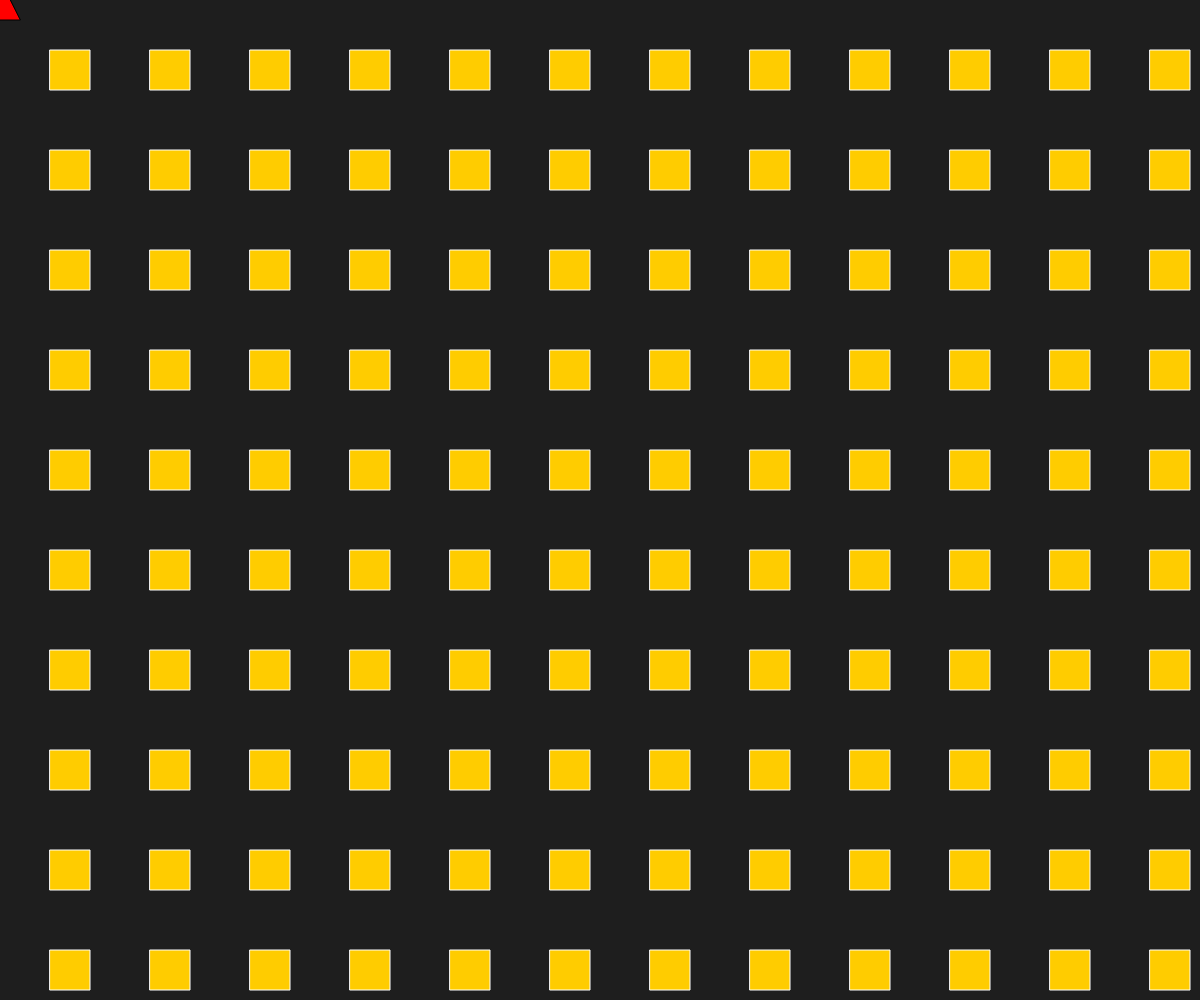
Frame 1 (no input)
Frame 60 (no input): identical to frame 1, image omitted
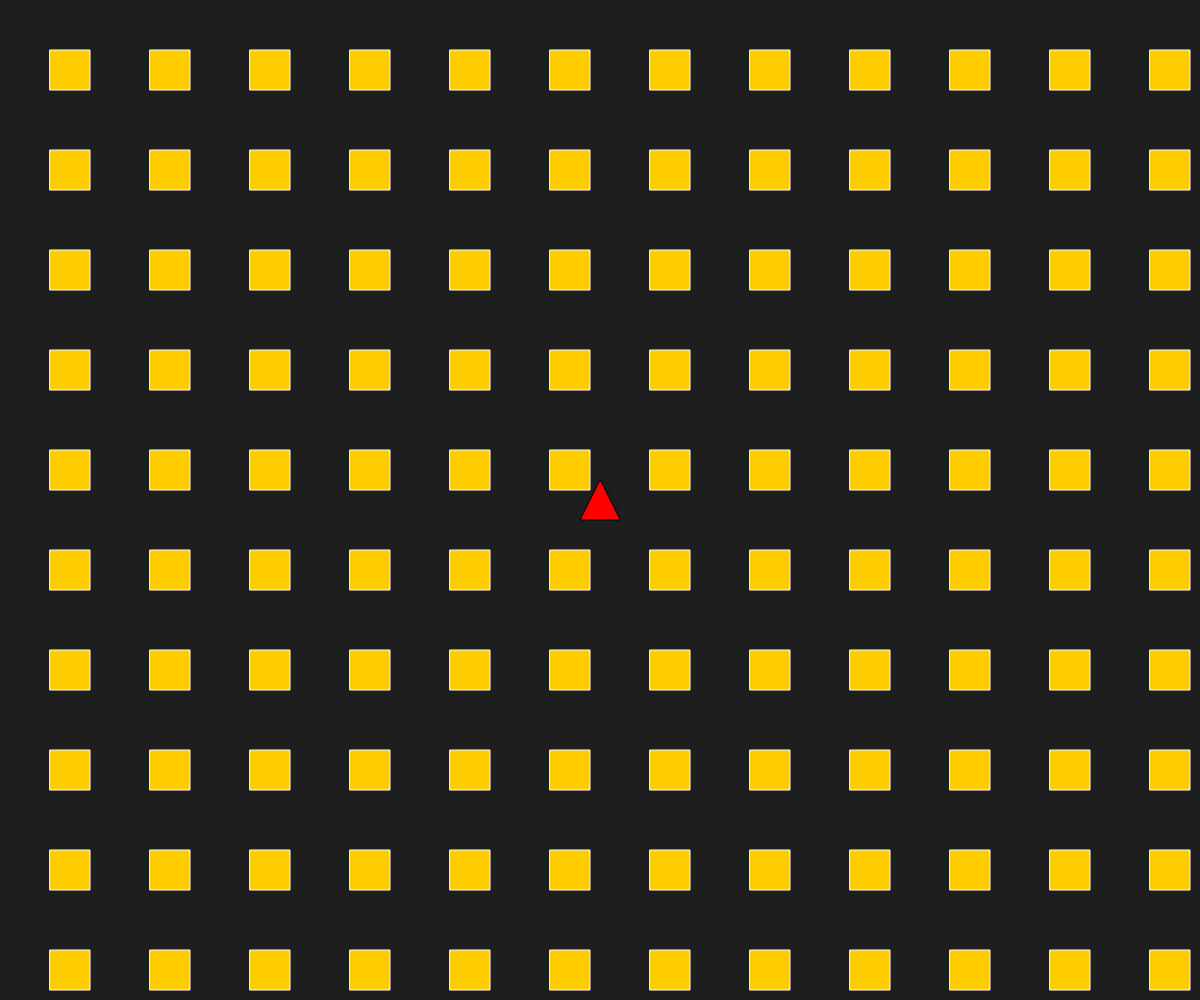
Frame 120 (the mouse pressed at the canvas centre since frame 60)

The p5.js sketch that drew these frames (run headless with seeded random() and noise() and a simulated clock; from frame 60 on, the mouse is pressed at the canvas centre):

// p5.js sketch
// ── sketch.js
function setup() {
    createCanvas(windowWidth, windowHeight);
    background(30, 30, 30); // Dark background for contrast
}

function draw() {
    background(30, 30, 30); // Clear the background every frame

    // Pattern of yellow squares
    fill(255, 204, 0); // Yellow fill color
    stroke(255); // White stroke
    for (let x = 50; x < width; x += 100) {
        for (let y = 50; y < height; y += 100) {
            rect(x, y, 40, 40); // Drawing squares in a grid
        }
    }

    // Red triangle follows the mouse
    fill('red'); 
    stroke('black');
    triangle(
        mouseX, mouseY - 20,  // Top point
        mouseX - 20, mouseY + 20, // Bottom left
        mouseX + 20, mouseY + 20 // Bottom right
    );

    console.log("Pattern of squares drawn, and red triangle follows the mouse.");
}
